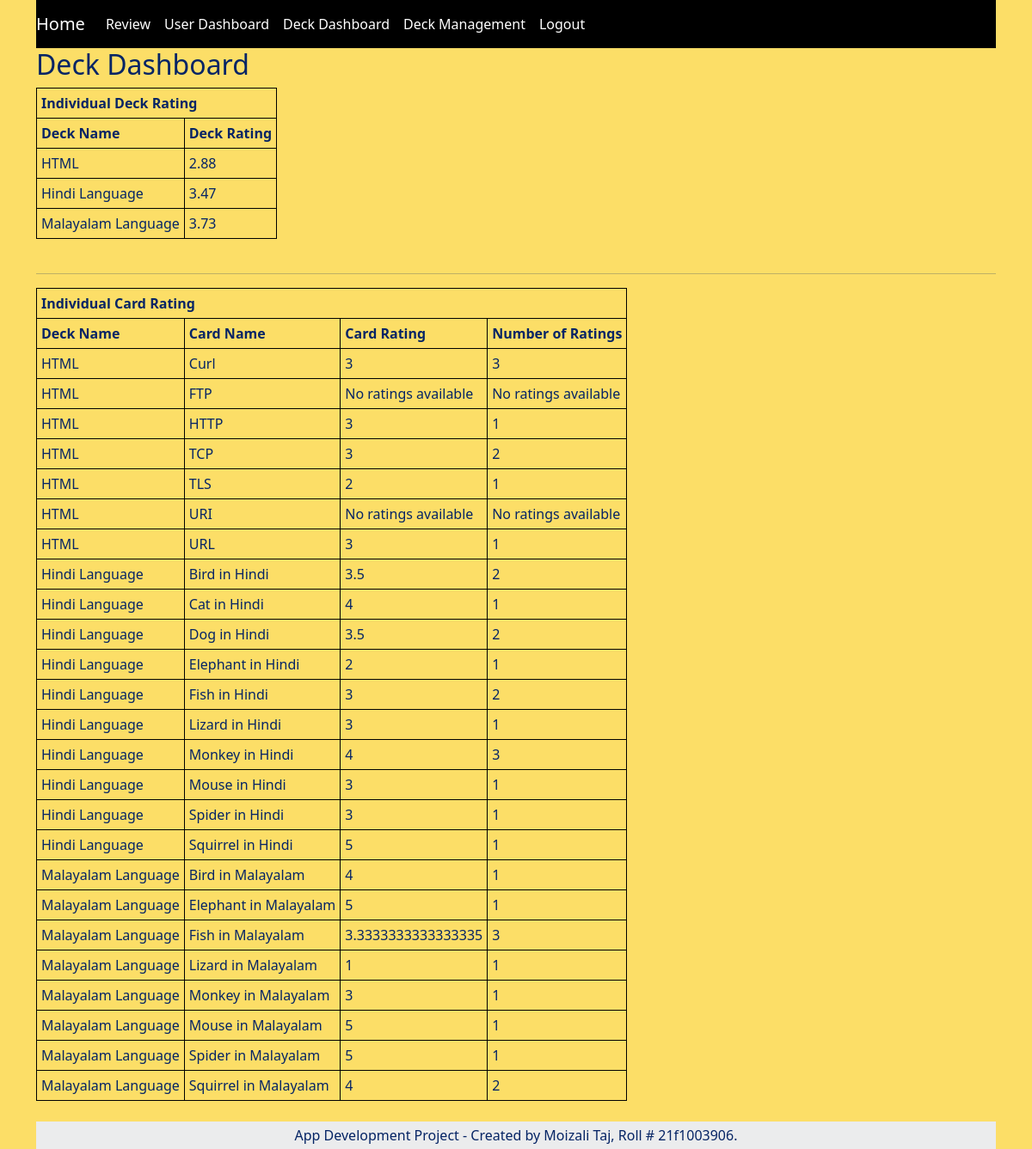
The page /dashboard?type=deck (signed in) on the database its author committed.
### application/models.py (models this page shows)
class Deck_Data(db.Model):
    __tablename__ = 'deck_data'
    deck_id = db.Column(db.Integer, primary_key=True, autoincrement=True)
    deck_name = db.Column(db.String)
    deck_master_name = db.Column(db.String)
    deck_answer = db.Column(db.String, nullable=False)
    deck_option_1 = db.Column(db.String, nullable=False)
    deck_option_2 = db.Column(db.String, nullable=False)
    deck_option_3 = db.Column(db.String, nullable=False)
    deck_option_4 = db.Column(db.String, nullable=False)
    deck_language = db.Column(db.String, nullable=False)
    deck_rating = db.Column(db.Integer)
    deck_rating_count = db.Column(db.Integer)

### application/controllers.py (the view)
@app.route('/dashboard')
def dashboard():
    if logged_in():
        type = request.args.get('type')
        if type == "user":
            dump = Deck_Scores.query.filter_by(username=session['username']).order_by(Deck_Scores.deck_master_name,Deck_Scores.deck_name).all()
            deck_score_list = []
            overall_score = 0
            overall_score_sum = 0
            overall_score_count = 0
            for i in dump:
                if i.score is not None:
                    deck_score_list.append(i)
                    overall_score_sum += i.score
                    overall_score_count += 1
            if overall_score_count != 0:
                overall_score = round(overall_score_sum / overall_score_count, 2)
            return render_template("dashboard.html", Overall_Score=overall_score,deck_scores=deck_score_list, title='User Dashboard', type="user")
        elif type == "deck":
            dump_cards = Deck_Data.query.order_by(Deck_Data.deck_master_name, Deck_Data.deck_name).all()
            dump_deck = Deck_Data.query.filter(Deck_Data.deck_rating.isnot('None')).all()
            deck_score = {}
            for i in dump_deck:
                try:
                    current_rating_total = deck_score[i.deck_master_name][0]
                    current_count = deck_score[i.deck_master_name][1]
                    new_rating_total = current_rating_total + (i.deck_rating * i.deck_rating_count)
                    new_count = current_count + i.deck_rating_count
                    new_rating = round(new_rating_total / new_count, 2)
                    deck_score[i.deck_master_name] = [new_rating_total, new_count, new_rating]
                except:
                    deck_score[i.deck_master_name] = [(i.deck_rating * i.deck_rating_count), i.deck_rating_count,
                                                      ((i.deck_rating * i.deck_rating_count) / i.deck_rating_count)]
            dump_deck_out = []
            for i in sorted(deck_score):
                dump_deck_out.append((i, deck_score[i][2]))
            return render_template("dashboard.html", title='Deck Dashboard', card_data=dump_cards,deck_data=dump_deck_out, type="deck")
    else:
        return login()

### application/controllers.py (called while the page is built)
def logged_in():
    if 'username' in session:
        return True
    else:
        return False

### templates/dashboard.html (shortened to what this page needs)
<!DOCTYPE html>
<html lang="en">
    <head>
        <link rel="stylesheet" href="{{ url_for('static',filename='style.css') }}" >
        <link rel="stylesheet" href="https://cdn.jsdelivr.net/npm/bootstrap@5.1.3/dist/css/bootstrap.min.css">
        <link rel="stylesheet" href="{{ url_for('static',filename='style.css') }}" >
    </head>
    <body>
        <div class="container" id="app">
            <nav id="navbar" class="navbar navbar-expand-lg navbar-dark bg-black">
                <a class="navbar-brand" href="/">Home</a>
                <div class="collapse navbar-collapse" id="navbarSupportedContent">
                    {% block errornav %}
                        {% if type=='login' %}
                            <ul class="navbar-nav mr-auto">
                            </ul>
                        {% else %}
                            <ul class="navbar-nav mr-auto">
                                <li class="nav-item"><a class="nav-link" style="color:white;" href="/review">Review</a></li>
                                <li class="nav-item"><a class="nav-link" style="color:white;" href="/dashboard?type=user">User Dashboard</a></li>
                                <li class="nav-item"><a class="nav-link" style="color:white;" href="/dashboard?type=deck">Deck Dashboard</a></li>
                                <li class="nav-item"><a class="nav-link" style="color:white;" href="/deck_management?type=">Deck Management</a></li>
                                <li class="nav-item"><a class="nav-link" style="color:white;" href="/logout">Logout</a></li>
                            </ul>
                        {% endif %}
                    {% endblock errornav %}
                </div>
            </nav>
            {% block error %}
                {% if type=='user' %}
                    <h2>User Dashboard</h2>
                    {% block content %}
                        {% if deck_scores|length > 0 %}
                            Overall Deck score is: {{Overall_Score}} <br><br>To take a test again, simply click on the Deck Name.<br><br>
                            <table>
                                <tr>
                                    <th>Deck Name</th>
                                    <th>Card Name</th>
                                    <th>Last reviewed</th>
                                    <th>Score</th>
                                </tr>
                                {% for decks in deck_scores %}
                                    <tr>
                                        <td>{{decks["deck_master_name"]}}</a></td>
                                        <td>{{decks["deck_name"]}}</a></td>
                                        <td class="text-center-table">{{decks["end_time"]}}</td>
                                        <td class="text-center-table">{{decks["score"]}}</td>
                                    </tr>
                                {% endfor %}
                            </table>
                        {% else %}
                            No score found for the current user.
                        {% endif %}
                    {% endblock content %}
                {% elif type=='deck' %}
                    <h2>Deck Dashboard</h2>
                    {% block deck %}
                        {% if deck_data|length > 0 %}
                            <table>
                                <tr>
                                    <th colspan="2">Individual Deck Rating</th>
                                </tr>
                                <tr>
                                    <th>Deck Name</th>
                                    <th>Deck Rating</th>
                                </tr>
                                {% for decks in deck_data %}
                                    <tr>
                                        <td>{{decks[0]}}</td>
                                        <td>{{decks[1]}}</td>
                                    </tr>
                                {% endfor %}
                            </table>
                            <br>
                        {% else %}
                            No Deck found.
                        {% endif %}
                    {% endblock deck %}
                    <hr>
                    {% block card %}
                        {% if card_data|length > 0 %}
                            <table>
                                <tr>
                                    <th colspan="4">Individual Card Rating</th>
                                </tr>
                                <tr>
                                    <th>Deck Name</th>
                                    <th>Card Name</th>
                                    <th>Card Rating</th>
                                    <th>Number of Ratings</th>
                                </tr>
                                {% for cards in card_data %}
                                    <tr>
                                        <td>{{cards["deck_master_name"]}}</td>
                                        <td>{{cards["deck_name"]}}</td>
                                        {% if cards["deck_rating"] == 'None' %}
                                            <td>No ratings available</td>
                                            <td>No ratings available</td>
                                        {% else %}
                                            <td>{{cards["deck_rating"]}}</td>
                                            <td>{{cards["deck_rating_count"]}}</td>
                                        {% endif %}
                                    </tr>
                                {% endfor %}
                            </table>
                            <br>
                        {% else %}
                            No Deck found.
                        {% endif %}
                    {% endblock card %}
                {% endif %}
            {% endblock error %}
            <footer class="text-center text-lg-start bg-light text-muted">
                <div class="text-center p-1" style="background-color: rgba(0, 0, 0, 0.05);color: #052465">
                    App Development Project - Created by Moizali Taj, Roll # 21f1003906.
                </div>
            </footer>
        </div>
    </body>
</html>

### static/style.css (style rules this page uses)
body { background-color: #fcde67; font-size: Medium; color: #052465; }
table, tr, td,th { border: 1px solid black; border-collapse:collapse; padding:5px; }
a { text-decoration: none; font-size: Medium; }

### rows shown on the page
Deck_Data: deck_master_name "HTML", decks "2.88", deck_name "HTTP", deck_rating "3", deck_rating_count "1"
Deck_Data: deck_master_name "Hindi Language", decks "3.47", deck_name "Cat in Hindi", deck_rating "4", deck_rating_count "1"
Deck_Data: deck_master_name "Malayalam Language", decks "3.73", deck_name "Mouse in Malayalam", deck_rating "5", deck_rating_count "1"
Deck_Data: deck_master_name "HTML", deck_name "Curl", deck_rating "3", deck_rating_count "3"
Deck_Data: deck_master_name "HTML", deck_name "FTP", deck_rating "No ratings available"
Deck_Data: deck_master_name "HTML", deck_name "TCP", deck_rating "3", deck_rating_count "2"
Deck_Data: deck_master_name "HTML", deck_name "TLS", deck_rating "2", deck_rating_count "1"
Deck_Data: deck_master_name "HTML", deck_name "URI", deck_rating "No ratings available"
Deck_Data: deck_master_name "HTML", deck_name "URL", deck_rating "3", deck_rating_count "1"
Deck_Data: deck_master_name "Hindi Language", deck_name "Bird in Hindi", deck_rating "3.5", deck_rating_count "2"
Deck_Data: deck_master_name "Hindi Language", deck_name "Dog in Hindi", deck_rating "3.5", deck_rating_count "2"
Deck_Data: deck_master_name "Hindi Language", deck_name "Elephant in Hindi", deck_rating "2", deck_rating_count "1"
Deck_Data: deck_master_name "Hindi Language", deck_name "Fish in Hindi", deck_rating "3", deck_rating_count "2"
Deck_Data: deck_master_name "Hindi Language", deck_name "Lizard in Hindi", deck_rating "3", deck_rating_count "1"
Deck_Data: deck_master_name "Hindi Language", deck_name "Monkey in Hindi", deck_rating "4", deck_rating_count "3"
Deck_Data: deck_master_name "Hindi Language", deck_name "Mouse in Hindi", deck_rating "3", deck_rating_count "1"
Deck_Data: deck_master_name "Hindi Language", deck_name "Spider in Hindi", deck_rating "3", deck_rating_count "1"
Deck_Data: deck_master_name "Hindi Language", deck_name "Squirrel in Hindi", deck_rating "5", deck_rating_count "1"
Deck_Data: deck_master_name "Malayalam Language", deck_name "Bird in Malayalam", deck_rating "4", deck_rating_count "1"
Deck_Data: deck_master_name "Malayalam Language", deck_name "Elephant in Malayalam", deck_rating "5", deck_rating_count "1"
Deck_Data: deck_master_name "Malayalam Language", deck_name "Fish in Malayalam", deck_rating "3.3333333333333335", deck_rating_count "3"
Deck_Data: deck_master_name "Malayalam Language", deck_name "Lizard in Malayalam", deck_rating "1", deck_rating_count "1"
Deck_Data: deck_master_name "Malayalam Language", deck_name "Monkey in Malayalam", deck_rating "3", deck_rating_count "1"
Deck_Data: deck_master_name "Malayalam Language", deck_name "Spider in Malayalam", deck_rating "5", deck_rating_count "1"
Deck_Data: deck_master_name "Malayalam Language", deck_name "Squirrel in Malayalam", deck_rating "4", deck_rating_count "2"
